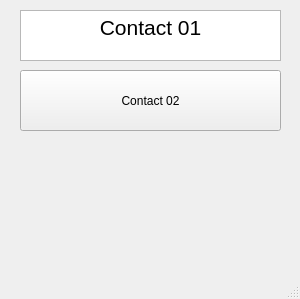
<?xml version="1.0" encoding="UTF-8"?>
<ui version="4.0">
 <class>MainWindow</class>
 <widget class="QMainWindow" name="MainWindow">
  <property name="geometry">
   <rect>
    <x>0</x>
    <y>0</y>
    <width>300</width>
    <height>299</height>
   </rect>
  </property>
  <property name="windowTitle">
   <string>MainWindow</string>
  </property>
  <widget class="QWidget" name="centralwidget">
   <widget class="QTextBrowser" name="textBrowser">
    <property name="geometry">
     <rect>
      <x>20</x>
      <y>10</y>
      <width>261</width>
      <height>51</height>
     </rect>
    </property>
    <property name="html">
     <string>&lt;!DOCTYPE HTML PUBLIC &quot;-//W3C//DTD HTML 4.0//EN&quot; &quot;http://www.w3.org/TR/REC-html40/strict.dtd&quot;&gt;
&lt;html&gt;&lt;head&gt;&lt;meta name=&quot;qrichtext&quot; content=&quot;1&quot; /&gt;&lt;meta charset=&quot;utf-8&quot; /&gt;&lt;style type=&quot;text/css&quot;&gt;
p, li { white-space: pre-wrap; }
hr { height: 1px; border-width: 0; }
li.unchecked::marker { content: &quot;\2610&quot;; }
li.checked::marker { content: &quot;\2612&quot;; }
&lt;/style&gt;&lt;/head&gt;&lt;body style=&quot; font-family:'Ubuntu Sans'; font-size:11pt; font-weight:400; font-style:normal;&quot;&gt;
&lt;p align=&quot;center&quot; style=&quot; margin-top:0px; margin-bottom:0px; margin-left:0px; margin-right:0px; -qt-block-indent:0; text-indent:0px;&quot;&gt;&lt;span style=&quot; font-size:16pt;&quot;&gt;Contact 01&lt;/span&gt;&lt;/p&gt;&lt;/body&gt;&lt;/html&gt;</string>
    </property>
   </widget>
   <widget class="QPushButton" name="contact">
    <property name="geometry">
     <rect>
      <x>20</x>
      <y>70</y>
      <width>261</width>
      <height>61</height>
     </rect>
    </property>
    <property name="text">
     <string>Contact 02</string>
    </property>
   </widget>
  </widget>
  <widget class="QMenuBar" name="menubar">
   <property name="geometry">
    <rect>
     <x>0</x>
     <y>0</y>
     <width>300</width>
     <height>23</height>
    </rect>
   </property>
  </widget>
  <widget class="QStatusBar" name="statusbar"/>
 </widget>
 <resources/>
 <connections/>
</ui>
